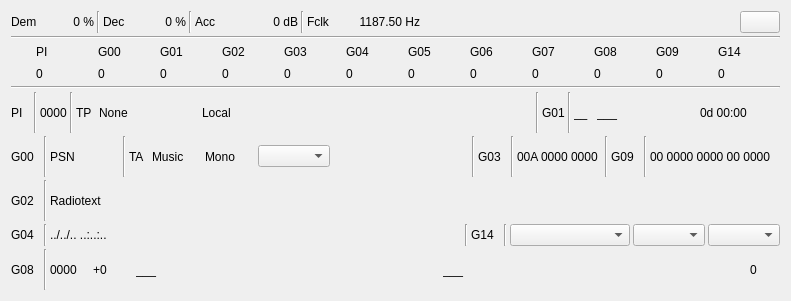
  <widget class="QWidget" name="rdsContainer" native="true">
   <property name="geometry">
    <rect>
     <x>10</x>
     <y>150</y>
     <width>791</width>
     <height>301</height>
    </rect>
   </property>
   <property name="minimumSize">
    <size>
     <width>500</width>
     <height>0</height>
    </size>
   </property>
   <property name="windowTitle">
    <string>RDS data</string>
   </property>
   <layout class="QVBoxLayout" name="rdsLayout">
    <property name="spacing">
     <number>3</number>
    </property>
    <item>
     <layout class="QHBoxLayout" name="reportLayout">
      <item>
       <widget class="QLabel" name="demodQLabel">
        <property name="minimumSize">
         <size>
          <width>40</width>
          <height>0</height>
         </size>
        </property>
        <property name="maximumSize">
         <size>
          <width>40</width>
          <height>16777215</height>
         </size>
        </property>
        <property name="text">
         <string>Dem</string>
        </property>
       </widget>
      </item>
      <item>
       <widget class="QLabel" name="demodQText">
        <property name="minimumSize">
         <size>
          <width>40</width>
          <height>0</height>
         </size>
        </property>
        <property name="maximumSize">
         <size>
          <width>40</width>
          <height>16777215</height>
         </size>
        </property>
        <property name="toolTip">
         <string>Demodulator (DBPSK) quality </string>
        </property>
        <property name="text">
         <string>0 %</string>
        </property>
        <property name="alignment">
         <set>Qt::AlignRight|Qt::AlignTrailing|Qt::AlignVCenter</set>
        </property>
       </widget>
      </item>
      <item>
       <widget class="Line" name="sep1">
        <property name="orientation">
         <enum>Qt::Vertical</enum>
        </property>
       </widget>
      </item>
      <item>
       <widget class="QLabel" name="decoderQLabel">
        <property name="minimumSize">
         <size>
          <width>40</width>
          <height>0</height>
         </size>
        </property>
        <property name="maximumSize">
         <size>
          <width>40</width>
          <height>16777215</height>
         </size>
        </property>
        <property name="toolTip">
         <string>Lits if synchronized</string>
        </property>
        <property name="text">
         <string>Dec</string>
        </property>
       </widget>
      </item>
      <item>
       <widget class="QLabel" name="decoderQText">
        <property name="minimumSize">
         <size>
          <width>40</width>
          <height>0</height>
         </size>
        </property>
        <property name="maximumSize">
         <size>
          <width>40</width>
          <height>16777215</height>
         </size>
        </property>
        <property name="toolTip">
         <string>Decoder (sync) quality</string>
        </property>
        <property name="text">
         <string>0 %</string>
        </property>
        <property name="alignment">
         <set>Qt::AlignRight|Qt::AlignTrailing|Qt::AlignVCenter</set>
        </property>
       </widget>
      </item>
      <item>
       <widget class="Line" name="sep2">
        <property name="orientation">
         <enum>Qt::Vertical</enum>
        </property>
       </widget>
      </item>
      <item>
       <widget class="QLabel" name="accumLabel">
        <property name="minimumSize">
         <size>
          <width>40</width>
          <height>0</height>
         </size>
        </property>
        <property name="maximumSize">
         <size>
          <width>40</width>
          <height>16777215</height>
         </size>
        </property>
        <property name="text">
         <string>Acc</string>
        </property>
       </widget>
      </item>
      <item>
       <widget class="QLabel" name="accumText">
        <property name="minimumSize">
         <size>
          <width>60</width>
          <height>0</height>
         </size>
        </property>
        <property name="maximumSize">
         <size>
          <width>60</width>
          <height>16777215</height>
         </size>
        </property>
        <property name="toolTip">
         <string>Sample symbol power</string>
        </property>
        <property name="text">
         <string>0 dB</string>
        </property>
        <property name="alignment">
         <set>Qt::AlignRight|Qt::AlignTrailing|Qt::AlignVCenter</set>
        </property>
       </widget>
      </item>
      <item>
       <widget class="Line" name="sep3">
        <property name="orientation">
         <enum>Qt::Vertical</enum>
        </property>
       </widget>
      </item>
      <item>
       <widget class="QLabel" name="fclkLabel">
        <property name="minimumSize">
         <size>
          <width>30</width>
          <height>0</height>
         </size>
        </property>
        <property name="maximumSize">
         <size>
          <width>30</width>
          <height>16777215</height>
         </size>
        </property>
        <property name="text">
         <string>Fclk</string>
        </property>
       </widget>
      </item>
      <item>
       <widget class="QLabel" name="fclkText">
        <property name="minimumSize">
         <size>
          <width>80</width>
          <height>0</height>
         </size>
        </property>
        <property name="maximumSize">
         <size>
          <width>80</width>
          <height>16777215</height>
         </size>
        </property>
        <property name="toolTip">
         <string>Symbol clock frequency</string>
        </property>
        <property name="text">
         <string>1187.50 Hz</string>
        </property>
        <property name="alignment">
         <set>Qt::AlignRight|Qt::AlignTrailing|Qt::AlignVCenter</set>
        </property>
       </widget>
      </item>
      <item>
       <spacer name="horizontalSpacer_2">
        <property name="orientation">
         <enum>Qt::Horizontal</enum>
        </property>
        <property name="sizeHint" stdset="0">
         <size>
          <width>40</width>
          <height>20</height>
         </size>
        </property>
       </spacer>
      </item>
      <item>
       <widget class="QPushButton" name="clearData">
        <property name="toolTip">
         <string>Clear RDS data</string>
        </property>
        <property name="text">
         <string/>
        </property>
        <property name="icon">
         <iconset resource="../../../sdrbase/resources/res.qrc">
          <normaloff>:/recycle.png</normaloff>:/recycle.png</iconset>
        </property>
       </widget>
      </item>
     </layout>
    </item>
    <item>
     <widget class="Line" name="reportSeparator">
      <property name="orientation">
       <enum>Qt::Horizontal</enum>
      </property>
     </widget>
    </item>
    <item>
     <layout class="QGridLayout" name="countersLayout">
      <item row="0" column="0">
       <widget class="QLabel" name="piCountLabel">
        <property name="maximumSize">
         <size>
          <width>34</width>
          <height>16777215</height>
         </size>
        </property>
        <property name="text">
         <string>PI</string>
        </property>
       </widget>
      </item>
      <item row="1" column="0">
       <widget class="QLabel" name="piCountText">
        <property name="toolTip">
         <string>PI groups count</string>
        </property>
        <property name="text">
         <string>0</string>
        </property>
       </widget>
      </item>
      <item row="0" column="1">
       <widget class="QLabel" name="g00CountLabel">
        <property name="maximumSize">
         <size>
          <width>34</width>
          <height>16777215</height>
         </size>
        </property>
        <property name="text">
         <string>G00</string>
        </property>
       </widget>
      </item>
      <item row="1" column="1">
       <widget class="QLabel" name="g00CountText">
        <property name="toolTip">
         <string>G0 groups count</string>
        </property>
        <property name="text">
         <string>0</string>
        </property>
       </widget>
      </item>
      <item row="0" column="4">
       <widget class="QLabel" name="g03CountLabel">
        <property name="maximumSize">
         <size>
          <width>34</width>
          <height>16777215</height>
         </size>
        </property>
        <property name="text">
         <string>G03</string>
        </property>
       </widget>
      </item>
      <item row="0" column="2">
       <widget class="QLabel" name="g01CountLabel">
        <property name="maximumSize">
         <size>
          <width>34</width>
          <height>16777215</height>
         </size>
        </property>
        <property name="text">
         <string>G01</string>
        </property>
       </widget>
      </item>
      <item row="1" column="2">
       <widget class="QLabel" name="g01CountText">
        <property name="toolTip">
         <string>G1 groups count</string>
        </property>
        <property name="text">
         <string>0</string>
        </property>
       </widget>
      </item>
      <item row="0" column="3">
       <widget class="QLabel" name="g02CountLabel">
        <property name="maximumSize">
         <size>
          <width>34</width>
          <height>16777215</height>
         </size>
        </property>
        <property name="text">
         <string>G02</string>
        </property>
       </widget>
      </item>
      <item row="1" column="3">
       <widget class="QLabel" name="g02CountText">
        <property name="toolTip">
         <string>G2 groups count</string>
        </property>
        <property name="text">
         <string>0</string>
        </property>
       </widget>
      </item>
      <item row="0" column="9">
       <widget class="QLabel" name="g08CountLabel">
        <property name="maximumSize">
         <size>
          <width>34</width>
          <height>16777215</height>
         </size>
        </property>
        <property name="text">
         <string>G08</string>
        </property>
       </widget>
      </item>
      <item row="0" column="8">
       <widget class="QLabel" name="g07CountLabel">
        <property name="maximumSize">
         <size>
          <width>34</width>
          <height>16777215</height>
         </size>
        </property>
        <property name="text">
         <string>G07</string>
        </property>
       </widget>
      </item>
      <item row="1" column="4">
       <widget class="QLabel" name="g03CountText">
        <property name="toolTip">
         <string>G3 groups count</string>
        </property>
        <property name="text">
         <string>0</string>
        </property>
       </widget>
      </item>
      <item row="0" column="5">
       <widget class="QLabel" name="g04CountLabel">
        <property name="maximumSize">
         <size>
          <width>34</width>
          <height>16777215</height>
         </size>
        </property>
        <property name="text">
         <string>G04</string>
        </property>
       </widget>
      </item>
      <item row="1" column="5">
       <widget class="QLabel" name="g04CountText">
        <property name="toolTip">
         <string>G4 groups count</string>
        </property>
        <property name="text">
         <string>0</string>
        </property>
       </widget>
      </item>
      <item row="0" column="6">
       <widget class="QLabel" name="g05CountLabel">
        <property name="maximumSize">
         <size>
          <width>34</width>
          <height>16777215</height>
         </size>
        </property>
        <property name="text">
         <string>G05</string>
        </property>
       </widget>
      </item>
      <item row="1" column="6">
       <widget class="QLabel" name="g05CountText">
        <property name="toolTip">
         <string>G5 groups count</string>
        </property>
        <property name="text">
         <string>0</string>
        </property>
       </widget>
      </item>
      <item row="0" column="7">
       <widget class="QLabel" name="g06CountLabel">
        <property name="maximumSize">
         <size>
          <width>34</width>
          <height>16777215</height>
         </size>
        </property>
        <property name="text">
         <string>G06</string>
        </property>
       </widget>
      </item>
      <item row="1" column="7">
       <widget class="QLabel" name="g06CountText">
        <property name="toolTip">
         <string>G6 groups count</string>
        </property>
        <property name="text">
         <string>0</string>
        </property>
       </widget>
      </item>
      <item row="1" column="8">
       <widget class="QLabel" name="g07CountText">
        <property name="toolTip">
         <string>G7 groups count</string>
        </property>
        <property name="text">
         <string>0</string>
        </property>
       </widget>
      </item>
      <item row="1" column="9">
       <widget class="QLabel" name="g08CountText">
        <property name="toolTip">
         <string>G8 groups count</string>
        </property>
        <property name="text">
         <string>0</string>
        </property>
       </widget>
      </item>
      <item row="0" column="10">
       <widget class="QLabel" name="g09CountLabel">
        <property name="maximumSize">
         <size>
          <width>34</width>
          <height>16777215</height>
         </size>
        </property>
        <property name="text">
         <string>G09</string>
        </property>
       </widget>
      </item>
      <item row="1" column="10">
       <widget class="QLabel" name="g09CountText">
        <property name="toolTip">
         <string>G9 groups count</string>
        </property>
        <property name="text">
         <string>0</string>
        </property>
       </widget>
      </item>
      <item row="0" column="11">
       <widget class="QLabel" name="g14CountLabel">
        <property name="maximumSize">
         <size>
          <width>34</width>
          <height>16777215</height>
         </size>
        </property>
        <property name="text">
         <string>G14</string>
        </property>
       </widget>
      </item>
      <item row="1" column="11">
       <widget class="QLabel" name="g14CountText">
        <property name="toolTip">
         <string>G14 groups count</string>
        </property>
        <property name="text">
         <string>0</string>
        </property>
       </widget>
      </item>
     </layout>
    </item>
    <item>
     <widget class="Line" name="countSeparator">
      <property name="orientation">
       <enum>Qt::Horizontal</enum>
      </property>
     </widget>
    </item>
    <item>
     <layout class="QHBoxLayout" name="row1DataLayout">
      <item>
       <widget class="QLabel" name="piLabel">
        <property name="minimumSize">
         <size>
          <width>20</width>
          <height>0</height>
         </size>
        </property>
        <property name="maximumSize">
         <size>
          <width>16777215</width>
          <height>16777215</height>
         </size>
        </property>
        <property name="toolTip">
         <string>Lits if PI is updated</string>
        </property>
        <property name="text">
         <string>PI</string>
        </property>
       </widget>
      </item>
      <item>
       <widget class="Line" name="row1Separator1">
        <property name="orientation">
         <enum>Qt::Vertical</enum>
        </property>
       </widget>
      </item>
      <item>
       <widget class="QLabel" name="piText">
        <property name="maximumSize">
         <size>
          <width>40</width>
          <height>16777215</height>
         </size>
        </property>
        <property name="toolTip">
         <string>PI hex code</string>
        </property>
        <property name="text">
         <string>0000</string>
        </property>
       </widget>
      </item>
      <item>
       <widget class="Line" name="row1Separator2">
        <property name="orientation">
         <enum>Qt::Vertical</enum>
        </property>
       </widget>
      </item>
      <item>
       <widget class="QLabel" name="piTPIndicator">
        <property name="minimumSize">
         <size>
          <width>20</width>
          <height>0</height>
         </size>
        </property>
        <property name="maximumSize">
         <size>
          <width>16777215</width>
          <height>16777215</height>
         </size>
        </property>
        <property name="toolTip">
         <string>Traffic Program</string>
        </property>
        <property name="text">
         <string>TP</string>
        </property>
       </widget>
      </item>
      <item>
       <widget class="QLabel" name="piType">
        <property name="minimumSize">
         <size>
          <width>100</width>
          <height>0</height>
         </size>
        </property>
        <property name="maximumSize">
         <size>
          <width>16777215</width>
          <height>16777215</height>
         </size>
        </property>
        <property name="toolTip">
         <string>Program type</string>
        </property>
        <property name="text">
         <string>None</string>
        </property>
       </widget>
      </item>
      <item>
       <widget class="QLabel" name="piCoverage">
        <property name="minimumSize">
         <size>
          <width>100</width>
          <height>0</height>
         </size>
        </property>
        <property name="maximumSize">
         <size>
          <width>16777215</width>
          <height>16777215</height>
         </size>
        </property>
        <property name="toolTip">
         <string>Program coverage</string>
        </property>
        <property name="text">
         <string>Local</string>
        </property>
       </widget>
      </item>
      <item>
       <spacer name="horizontalSpacer_3">
        <property name="orientation">
         <enum>Qt::Horizontal</enum>
        </property>
        <property name="sizeHint" stdset="0">
         <size>
          <width>40</width>
          <height>20</height>
         </size>
        </property>
       </spacer>
      </item>
      <item>
       <widget class="Line" name="row1Separator3">
        <property name="orientation">
         <enum>Qt::Vertical</enum>
        </property>
       </widget>
      </item>
      <item>
       <widget class="QLabel" name="g01Label">
        <property name="maximumSize">
         <size>
          <width>30</width>
          <height>16777215</height>
         </size>
        </property>
        <property name="toolTip">
         <string>Lits if group 1 is updated</string>
        </property>
        <property name="text">
         <string>G01</string>
        </property>
       </widget>
      </item>
      <item>
       <widget class="Line" name="row1Separator4">
        <property name="orientation">
         <enum>Qt::Vertical</enum>
        </property>
       </widget>
      </item>
      <item>
       <widget class="QLabel" name="g01CountryCode">
        <property name="minimumSize">
         <size>
          <width>20</width>
          <height>0</height>
         </size>
        </property>
        <property name="maximumSize">
         <size>
          <width>16777215</width>
          <height>16777215</height>
         </size>
        </property>
        <property name="toolTip">
         <string>Country code</string>
        </property>
        <property name="text">
         <string>__</string>
        </property>
       </widget>
      </item>
      <item>
       <widget class="QLabel" name="g01Language">
        <property name="minimumSize">
         <size>
          <width>100</width>
          <height>0</height>
         </size>
        </property>
        <property name="maximumSize">
         <size>
          <width>16777215</width>
          <height>16777215</height>
         </size>
        </property>
        <property name="toolTip">
         <string>Language</string>
        </property>
        <property name="text">
         <string>___</string>
        </property>
       </widget>
      </item>
      <item>
       <widget class="QLabel" name="g01DHM">
        <property name="minimumSize">
         <size>
          <width>80</width>
          <height>0</height>
         </size>
        </property>
        <property name="maximumSize">
         <size>
          <width>16777215</width>
          <height>16777215</height>
         </size>
        </property>
        <property name="toolTip">
         <string>Day Hour Minutes</string>
        </property>
        <property name="text">
         <string>0d 00:00</string>
        </property>
       </widget>
      </item>
     </layout>
    </item>
    <item>
     <layout class="QHBoxLayout" name="row2DataLayout">
      <item>
       <widget class="QLabel" name="g00Label">
        <property name="minimumSize">
         <size>
          <width>30</width>
          <height>0</height>
         </size>
        </property>
        <property name="maximumSize">
         <size>
          <width>16777215</width>
          <height>16777215</height>
         </size>
        </property>
        <property name="toolTip">
         <string>Lits if group 0 is updated</string>
        </property>
        <property name="text">
         <string>G00</string>
        </property>
       </widget>
      </item>
      <item>
       <widget class="Line" name="row2Separator1">
        <property name="orientation">
         <enum>Qt::Vertical</enum>
        </property>
       </widget>
      </item>
      <item>
       <widget class="QLabel" name="g00ProgServiceName">
        <property name="minimumSize">
         <size>
          <width>70</width>
          <height>0</height>
         </size>
        </property>
        <property name="maximumSize">
         <size>
          <width>16777215</width>
          <height>16777215</height>
         </size>
        </property>
        <property name="toolTip">
         <string>Program Service Name</string>
        </property>
        <property name="text">
         <string>PSN</string>
        </property>
       </widget>
      </item>
      <item>
       <widget class="Line" name="row2Separator2">
        <property name="orientation">
         <enum>Qt::Vertical</enum>
        </property>
       </widget>
      </item>
      <item>
       <widget class="QLabel" name="g00TrafficAnnouncement">
        <property name="minimumSize">
         <size>
          <width>20</width>
          <height>0</height>
         </size>
        </property>
        <property name="maximumSize">
         <size>
          <width>16777215</width>
          <height>16777215</height>
         </size>
        </property>
        <property name="toolTip">
         <string>Traffic Announcement</string>
        </property>
        <property name="text">
         <string>TA</string>
        </property>
       </widget>
      </item>
      <item>
       <widget class="QLabel" name="g00MusicSpeech">
        <property name="minimumSize">
         <size>
          <width>50</width>
          <height>0</height>
         </size>
        </property>
        <property name="maximumSize">
         <size>
          <width>16777215</width>
          <height>16777215</height>
         </size>
        </property>
        <property name="toolTip">
         <string>Music/Speech</string>
        </property>
        <property name="text">
         <string>Music</string>
        </property>
       </widget>
      </item>
      <item>
       <widget class="QLabel" name="g00MonoStereo">
        <property name="minimumSize">
         <size>
          <width>50</width>
          <height>0</height>
         </size>
        </property>
        <property name="maximumSize">
         <size>
          <width>16777215</width>
          <height>16777215</height>
         </size>
        </property>
        <property name="toolTip">
         <string>Mono/Stereo</string>
        </property>
        <property name="text">
         <string>Mono</string>
        </property>
       </widget>
      </item>
      <item>
       <widget class="QComboBox" name="g00AltFrequenciesBox">
        <property name="minimumSize">
         <size>
          <width>70</width>
          <height>0</height>
         </size>
        </property>
        <property name="maximumSize">
         <size>
          <width>16777215</width>
          <height>16777215</height>
         </size>
        </property>
        <property name="toolTip">
         <string>Alternalte frequencies (MHz)</string>
        </property>
       </widget>
      </item>
      <item>
       <spacer name="horizontalSpacer_4">
        <property name="orientation">
         <enum>Qt::Horizontal</enum>
        </property>
        <property name="sizeHint" stdset="0">
         <size>
          <width>40</width>
          <height>20</height>
         </size>
        </property>
       </spacer>
      </item>
      <item>
       <widget class="Line" name="row2Separator6">
        <property name="orientation">
         <enum>Qt::Vertical</enum>
        </property>
       </widget>
      </item>
      <item>
       <widget class="QLabel" name="g03Label">
        <property name="minimumSize">
         <size>
          <width>30</width>
          <height>0</height>
         </size>
        </property>
        <property name="toolTip">
         <string>Lits if group 3 updated is updated</string>
        </property>
        <property name="text">
         <string>G03</string>
        </property>
       </widget>
      </item>
      <item>
       <widget class="Line" name="row2Separator5">
        <property name="orientation">
         <enum>Qt::Vertical</enum>
        </property>
       </widget>
      </item>
      <item>
       <widget class="QLabel" name="g03Data">
        <property name="minimumSize">
         <size>
          <width>85</width>
          <height>0</height>
         </size>
        </property>
        <property name="toolTip">
         <string>Application Information data for Open Data</string>
        </property>
        <property name="text">
         <string>00A 0000 0000</string>
        </property>
       </widget>
      </item>
      <item>
       <widget class="Line" name="row2Separator7">
        <property name="orientation">
         <enum>Qt::Vertical</enum>
        </property>
       </widget>
      </item>
      <item>
       <widget class="QLabel" name="g09Label">
        <property name="minimumSize">
         <size>
          <width>30</width>
          <height>0</height>
         </size>
        </property>
        <property name="toolTip">
         <string>Lits if group 9 is updated</string>
        </property>
        <property name="text">
         <string>G09</string>
        </property>
       </widget>
      </item>
      <item>
       <widget class="Line" name="row2Separator3">
        <property name="orientation">
         <enum>Qt::Vertical</enum>
        </property>
       </widget>
      </item>
      <item>
       <widget class="QLabel" name="g09Data">
        <property name="minimumSize">
         <size>
          <width>130</width>
          <height>0</height>
         </size>
        </property>
        <property name="toolTip">
         <string>Emergency Warning System raw data</string>
        </property>
        <property name="text">
         <string>00 0000 0000 00 0000</string>
        </property>
       </widget>
      </item>
     </layout>
    </item>
    <item>
     <layout class="QHBoxLayout" name="row4DataLayout">
      <item>
       <widget class="QLabel" name="g02Label">
        <property name="maximumSize">
         <size>
          <width>30</width>
          <height>16777215</height>
         </size>
        </property>
        <property name="toolTip">
         <string>Lits if group 2 is updated</string>
        </property>
        <property name="text">
         <string>G02</string>
        </property>
       </widget>
      </item>
      <item>
       <widget class="Line" name="row4Separator1">
        <property name="orientation">
         <enum>Qt::Vertical</enum>
        </property>
       </widget>
      </item>
      <item>
       <widget class="QLabel" name="go2Text">
        <property name="text">
         <string>Radiotext</string>
        </property>
       </widget>
      </item>
     </layout>
    </item>
    <item>
     <layout class="QHBoxLayout" name="row3DataLayout">
      <item>
       <widget class="QLabel" name="g04Label">
        <property name="minimumSize">
         <size>
          <width>30</width>
          <height>0</height>
         </size>
        </property>
        <property name="toolTip">
         <string>Lits if group 4 is updated</string>
        </property>
        <property name="text">
         <string>G04</string>
        </property>
       </widget>
      </item>
      <item>
       <widget class="Line" name="row3Separator1">
        <property name="orientation">
         <enum>Qt::Vertical</enum>
        </property>
       </widget>
      </item>
      <item>
       <widget class="QLabel" name="g04Time">
        <property name="minimumSize">
         <size>
          <width>160</width>
          <height>0</height>
         </size>
        </property>
        <property name="maximumSize">
         <size>
          <width>16777215</width>
          <height>16777215</height>
         </size>
        </property>
        <property name="text">
         <string>../../.. ..:..:..</string>
        </property>
       </widget>
      </item>
      <item>
       <spacer name="g04Spacer">
        <property name="orientation">
         <enum>Qt::Horizontal</enum>
        </property>
        <property name="sizeHint" stdset="0">
         <size>
          <width>40</width>
          <height>20</height>
         </size>
        </property>
       </spacer>
      </item>
      <item>
       <widget class="Line" name="row3Separator2">
        <property name="orientation">
         <enum>Qt::Vertical</enum>
        </property>
       </widget>
      </item>
      <item>
       <widget class="QLabel" name="g14Label">
        <property name="minimumSize">
         <size>
          <width>30</width>
          <height>0</height>
         </size>
        </property>
        <property name="maximumSize">
         <size>
          <width>16777215</width>
          <height>16777215</height>
         </size>
        </property>
        <property name="toolTip">
         <string>Lits if group 14 is updated</string>
        </property>
        <property name="text">
         <string>G14</string>
        </property>
       </widget>
      </item>
      <item>
       <widget class="Line" name="row3Separator3">
        <property name="orientation">
         <enum>Qt::Vertical</enum>
        </property>
       </widget>
      </item>
      <item>
       <widget class="QComboBox" name="g14ProgServiceNames">
        <property name="minimumSize">
         <size>
          <width>120</width>
          <height>0</height>
         </size>
        </property>
        <property name="toolTip">
         <string>Stations (PI and Program service names)</string>
        </property>
       </widget>
      </item>
      <item>
       <widget class="QComboBox" name="g14MappedFrequencies">
        <property name="minimumSize">
         <size>
          <width>50</width>
          <height>0</height>
         </size>
        </property>
        <property name="toolTip">
         <string>Station mapped frequencies</string>
        </property>
       </widget>
      </item>
      <item>
       <widget class="QComboBox" name="g14AltFrequencies">
        <property name="minimumSize">
         <size>
          <width>50</width>
          <height>0</height>
         </size>
        </property>
        <property name="toolTip">
         <string>Station altermate freqiuencies</string>
        </property>
       </widget>
      </item>
     </layout>
    </item>
    <item>
     <layout class="QHBoxLayout" name="row5DataLayout">
      <item>
       <widget class="QLabel" name="g08Label">
        <property name="maximumSize">
         <size>
          <width>30</width>
          <height>16777215</height>
         </size>
        </property>
        <property name="toolTip">
         <string>Lits if group 8 is updated</string>
        </property>
        <property name="text">
         <string>G08</string>
        </property>
       </widget>
      </item>
      <item>
       <widget class="Line" name="row5Separator1">
        <property name="orientation">
         <enum>Qt::Vertical</enum>
        </property>
       </widget>
      </item>
      <item>
       <widget class="QLabel" name="g08Location">
        <property name="maximumSize">
         <size>
          <width>40</width>
          <height>16777215</height>
         </size>
        </property>
        <property name="toolTip">
         <string>Location code</string>
        </property>
        <property name="text">
         <string>0000</string>
        </property>
       </widget>
      </item>
      <item>
       <widget class="QLabel" name="g08Extent">
        <property name="maximumSize">
         <size>
          <width>40</width>
          <height>16777215</height>
         </size>
        </property>
        <property name="toolTip">
         <string>Extent</string>
        </property>
        <property name="text">
         <string>+0</string>
        </property>
       </widget>
      </item>
      <item>
       <widget class="QLabel" name="g08TMCEvent">
        <property name="toolTip">
         <string>TMC event</string>
        </property>
        <property name="text">
         <string>___</string>
        </property>
       </widget>
      </item>
      <item>
       <widget class="QLabel" name="g08Description">
        <property name="toolTip">
         <string>Description</string>
        </property>
        <property name="text">
         <string>___</string>
        </property>
       </widget>
      </item>
      <item>
       <widget class="QLabel" name="g08Content">
        <property name="maximumSize">
         <size>
          <width>30</width>
          <height>16777215</height>
         </size>
        </property>
        <property name="toolTip">
         <string>Content</string>
        </property>
        <property name="text">
         <string>0</string>
        </property>
       </widget>
      </item>
     </layout>
    </item>
   </layout>
  </widget>
